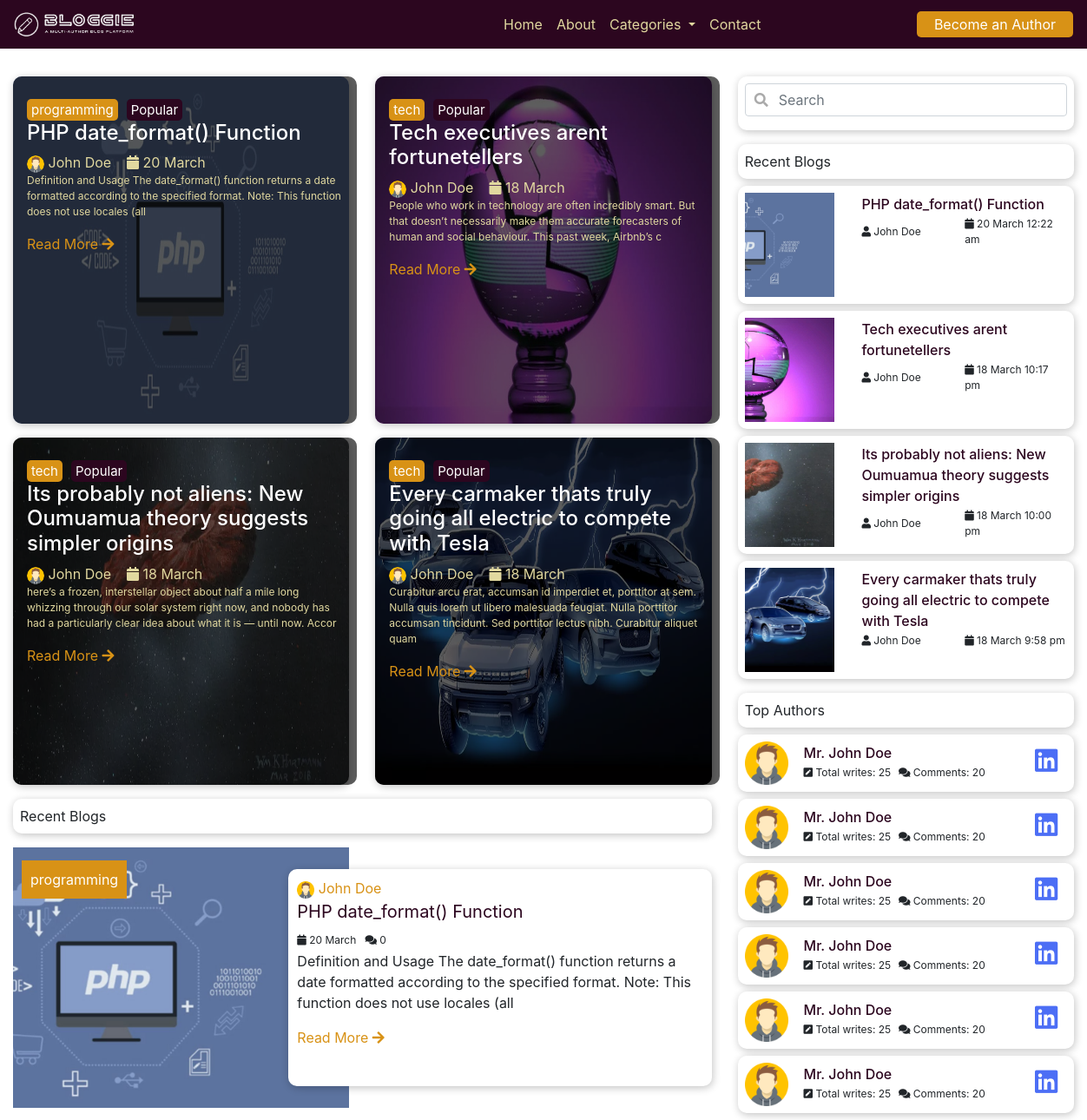
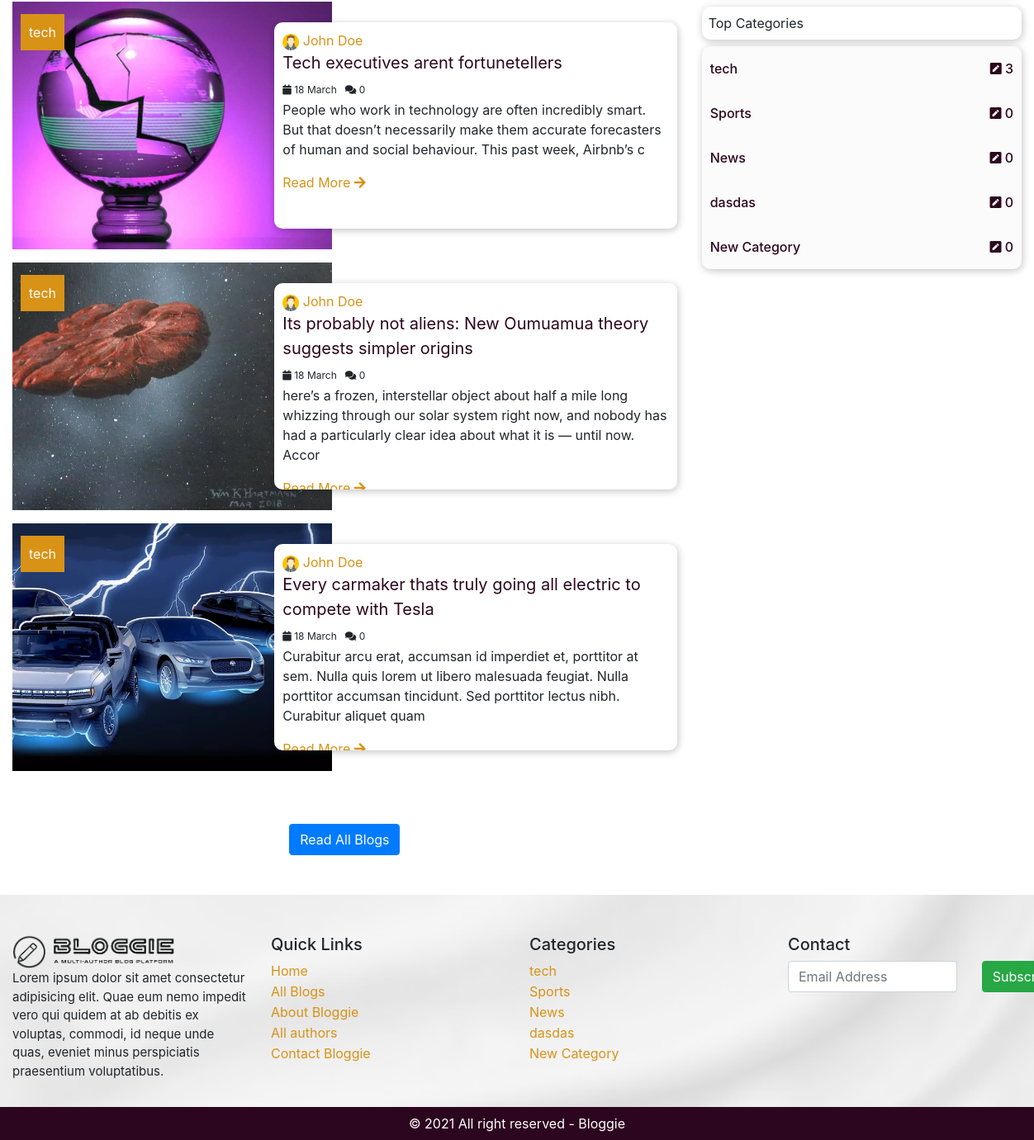
The page / on the database its author committed (2 pictures, top to bottom).
### tables this page shows
CREATE TABLE `posts` (
  `id` int(30) NOT NULL,
  `slug` varchar(100) NOT NULL,
  `tittle` varchar(100) NOT NULL,
  `disc` longtext NOT NULL,
  `image` varchar(100) NOT NULL,
  `category` varchar(100) NOT NULL,
  `category_id` varchar(100) NOT NULL,
  `author_user` varchar(100) NOT NULL,
  `author_id` varchar(100) NOT NULL,
  `comment` int(20) NOT NULL,
  `post_status` varchar(100) NOT NULL,
  `date` datetime NOT NULL DEFAULT current_timestamp()
);

CREATE TABLE `categories` (
  `id` int(100) NOT NULL,
  `slug` varchar(200) NOT NULL,
  `name` varchar(200) NOT NULL,
  `status` varchar(200) NOT NULL,
  `date` date NOT NULL DEFAULT current_timestamp()
);

### index.php (the view, shortened to what this page needs)
<?php include 'header.php' ?>
<div class="container-fluid">
    <div class="p-3"></div>
    <div class="row">
        <div class="col-xl-8">
            <hero-section>
                <div class="row">
                    <?php
                    $topic_query = " SELECT * FROM `posts`  ORDER BY id DESC LIMIT 10";
                    $result = mysqli_query($con, $topic_query);
                    if (mysqli_num_rows($result) > 0) {
                        while ($row = mysqli_fetch_assoc($result)) {
                            $post_id = $row["id"];
                            $topic_name = $row["category"];
                            $post_tittle = $row["tittle"];
                            $post_dsc = $row["disc"];
                            $author_name = $row["author_user"];
                            $post_date = date_create($row["date"]);
                            $post_image = $row["image"];
                    ?>
                            <div class="col-xl-6  mb-3">
                                <div class="widget">
                                    <div class="overlay p-3 ">
                                        <div class="front_content">
                                            <span class="cat_name"><?php echo $topic_name?></span><span class="cat_popular">Popular</span>
                                            <h4><?php echo $post_tittle?></h4>
                                            <span class="top_meta"><img src="uploads/authors/avater.png" alt=""> <?php echo $author_name?> &nbsp;&nbsp;</span> <span class="top_meta"> <i class="fa fa-calendar"></i> <?php echo date_format($post_date, "d F");   ?></span>
                                            <p><?php echo strip_tags(substr($post_dsc, 0, 200)) ; ?> </p>
                                            <a class="read_more" href="post.php?id=<?php echo $post_id ?>">Read More <i class="fas fa-arrow-right"></i></a>
                                        </div>
                                    </div>
                                    <img class="post_image" src="uploads/post__image/<?php echo $post_image?>" alt="">
                                </div>
                            </div>
                    <?php
                        }
                    }
                    ?>
                </div>
            </hero-section>
            <blog-section>
                <div class="widget p-2 mb-3"> Recent Blogs</div>
                <?php
                $topic_query = " SELECT * FROM `posts`  ORDER BY id DESC LIMIT 10";
                $result = mysqli_query($con, $topic_query);
                if (mysqli_num_rows($result) > 0) {
                    while ($row = mysqli_fetch_assoc($result)) {
                        $post_id = $row["id"];
                        $topic_name = $row["category"];
                        $post_tittle = $row["tittle"];
                        $post_dsc = $row["disc"];
                        $author_name = $row["author_user"];
                        $post_date = date_create($row["date"]);
                        $post_image = $row["image"];
                        $commments = $row["comment"];
                ?>
                        <div class=" mb-3">
                            <div class="row ">
                                <div class="col-xl-6">
                                    <a href="">
                                        <div class="row_category"><?php echo $topic_name ?></div>
                                    </a>
                                    <img class="row-image" src="uploads/post__image/<?php echo $post_image ?>" alt="">
                                </div>
                                <div class="col-xl-6">
                                    <div class="content_widget widget">
                                        <div class="content">
                                            <a href="#">
                                                <div class="row-post-author"><img src="uploads/authors/avater.png" alt=""> <?php echo $author_name ?> </div>
                                            </a>
                                            <a class="blog-tittle" href="">
                                                <div>
                                                    <?php echo $post_tittle ?>
                                                </div>
                                            </a>
                                            <span class="sidebar_meta"><i class="fa fa-calendar"></i> <?php echo date_format($post_date, "d F");   ?> &nbsp; <i class="fa fa-comments"></i> <?php echo $commments ?> </span>
                                            <p class="post_exc"><?php echo strip_tags(substr($post_dsc, 0, 200)) ;?> </p>
                                            <a class="read_more" href="post.php?id=<?php echo $post_id ?>">Read More <i class="fas fa-arrow-right"></i></a>
                                        </div>
                                    </div>
                                </div>
                            </div>
                        </div>
                <?php
                    }
                }
                ?>
            </blog-section>
            <All-blog-btn-section>
                <div class="container">
                    <div class="text-center p-5">
                        <a name="" id="" class="btn btn-primary" href="blogs.php" role="button">Read All Blogs</a>
                    </div>
                </div>
            </All-blog-btn-section>
        </div>
        <div class="col-xl-4">
            <div class="widget pt-2 pl-2 pr-2 ">
                <form action="search.php" method="GET">
                    <div class="form-group has-search">
                        <input type="text" class="form-control" placeholder="Search">
                    </div>
                </form>
            </div>
            <div class="widget mt-3 p-2"> Recent Blogs</div>
            <?php
            $topic_query = " SELECT * FROM `posts`  ORDER BY id DESC";
            $result = mysqli_query($con, $topic_query);
            if (mysqli_num_rows($result) > 0) {
                while ($row = mysqli_fetch_assoc($result)) {
                    $post_id = $row["id"];
                    $post_tittle = $row["tittle"];
                    $author_name = $row["author_user"];
                    $post_date = date_create($row["date"]);
                    $post_image = $row["image"];
            ?>
                    <div class="mt-2 p-2 widget">
                        <div class="row">
                            <div class="col-4">
                                <img height="120px" width="100%" class="image_fit image_scroll" src="uploads/post__image/<?php echo $post_image ?>" alt="">
                            </div>
                            <div class="col-8">
                                <table style="width: 100%;">
                                    <tbody>
                                        <tr>
                                            <td colspan="2"><a class="sidebar__heading" href="post.php?id=<?php echo $post_id ?>"><?php echo $post_tittle ?></a> </td>
                                        </tr>
                                        <tr class="sidebar_meta">
                                            <td style="width: 50%;"><i class="fas fa-user"></i> <?php echo $author_name ?> &nbsp;</td>
                                            <td style="width: 50%;"> <i class="fa fa-calendar"></i> <?php echo date_format($post_date, "d F g:i a");   ?></td>
                                        </tr>
                                    </tbody>
                                </table>
                            </div>
                        </div>
                    </div>
            <?php
                }
            }
            ?>
            <div class="sticky-sidebar">
                <div class="widget mt-3 p-2">Top Authors </div>
                <?php
                for ($i = 0; $i < 6; $i++) {
                ?>
                    <div class="mt-2 p-2 widget">
                        <div class="row">
                            <div class="col-2">
                                <img max-height="50px" width="50px" class="image_fit image_scroll" src="uploads/authors/avater.png" alt="">
                            </div>
                            <div class="col-8">
                                <table>
                                    <tbody>
                                        <tr>
                                            <td colspan="2"><a class="sidebar__heading" href="">Mr. John Doe</a> </td>
                                        </tr>
                                        <tr class="sidebar_meta">
                                            <td style="width: 50%;"><i class="fas fa-pen-square"></i> Total writes: 25 &nbsp;</td>
                                            <td style="width: 50%;"> <i class="fa fa-comments"></i> Comments: 20</td>
                                        </tr>
                                    </tbody>
                                </table>
                            </div>
                            <div class="col-2">
                                <a class="sidebar_social" href=""><i class="fab fa-linkedin"></i></a>
                            </div>
                        </div>
                    </div>
                <?php
                }
                ?>
                <div class="widget mt-3 p-2">Top Categories </div>
                <div class="mt-2  widget transparent">
                    <?php
                    $topic_query = " SELECT * FROM `categories`  ORDER BY id DESC LIMIT 6";
                    $result = mysqli_query($con, $topic_query);
                    if (mysqli_num_rows($result) > 0) {
                        while ($row = mysqli_fetch_assoc($result)) {
                            $topic_id = $row["id"];
                            $topic_name = $row["name"];
                    ?>
                            <a href="categories.php?id=<?php echo $topic_id ?>">
                                <div class="sidebar__heading d-flex  justify-content-between sidebar_box">
                                    <div> <?php echo $topic_name ?></div>
                                    <div><i class="fas fa-pen-square"></i> <?php
                                                                            $query2 = mysqli_query($con, "select * from `posts` where category_id='$topic_id'");
                                                                            echo "  " . mysqli_num_rows($query2) . "";
                                                                            ?></div>
                                </div>
                            </a>
                    <?php
                        }
                    }
                    ?>
                </div>
                <div class="p-5"></div>
            </div>
        </div>
    </div>
</div>
<?php include 'footer.php'; ?>

### footer.php (shortened to what this page needs)
<footer-section>
    <div class="footer-area pt-5 pb-3">
        <div class="container-fluid">
            <div class="row">
                <div class="col-xl-3">
                    <div class="footer-content">
                        <img width="70%" src="uploads/theme/logo-dark.png" alt="">
                        <p>Lorem ipsum dolor sit amet consectetur adipisicing elit. Quae eum nemo impedit vero qui quidem at ab debitis ex voluptas, commodi, id neque unde quas, eveniet minus perspiciatis praesentium voluptatibus.</p>
                    </div>
                </div>
                <div class="col-xl-3">
                    <div class="footer-content">
                        <h5>Quick Links</h5>
                            <li><a href="">Home</a></li>
                            <li><a href="">All Blogs</a></li>
                            <li><a href="">About Bloggie</a></li>
                            <li><a href="">All authors</a></li>
                            <li><a href="">Contact Bloggie</a></li>
                    </div>
                </div>
                <div class="col-xl-3">
                    <div class="footer-content">
                        <h5>Categories</h5>
                            <?php
                            $topic_query = " SELECT * FROM `categories`  ORDER BY id DESC LIMIT 6";
                            $result = mysqli_query($con, $topic_query);
                            if (mysqli_num_rows($result) > 0) {
                                while ($row = mysqli_fetch_assoc($result)) {
                                    $topic_id = $row["id"];
                                    $topic_name = $row["name"];
                            ?>
                                    <li><a href="categories.php?id=<?php echo $topic_id?>"><?php echo $topic_name ?></a></li>
                            <?php
                                }
                            }
                            ?>
                    </div>
                </div>
                <div class="col-xl-3">
                    <div class="footer-content">
                        <h5>Contact</h5>
                        <div class="subscribe">
                            <div class="">
                                <form action="" method="post">
                                    <div class="row">
                                        <div class="col-9">
                                            <input type="email" class="form-control" name="" id="" aria-describedby="emailHelpId" placeholder="Email Address" required>
                                        </div>
                                        <div class="col-3">
                                            <button type="submit" class="btn btn-success">Subscribe</button>
                                        </div>
                                    </div>
                                </form>
                            </div>
                        </div>
                    </div>
                </div>
            </div>
        </div>
    </div>
    <div class="copyright-area">
        <div class="p-2 text-white  m-0 text-center">
            &copy; <?php echo date("Y"); ?> All right reserved - Bloggie
        </div>
    </div>
</footer-section>
</body>
</html>

### rows shown on the page
posts: category "programming", tittle "PHP date_format() Function", author_user "John Doe", date "20 March", disc "Definition and Usage The date_format() function returns a date formatted according to the specified format. Note: This function does not use locales (all", image (picture), comment "0", date "20 March 12:22 am"
posts: category "tech", tittle "Tech executives arent fortunetellers", author_user "John Doe", date "18 March", disc "People who work in technology are often incredibly smart. But that doesn’t necessarily make them accurate forecasters of human and social behaviour. This past week, Airbnb’s c", image (picture), comment "0", date "18 March 10:17 pm"
posts: category "tech", tittle "Its probably not aliens: New Oumuamua theory suggests simpler origins", author_user "John Doe", date "18 March", disc "here’s a frozen, interstellar object about half a mile long whizzing through our solar system right now, and nobody has had a particularly clear idea about what it is — until now. Accor", image (picture), comment "0", date "18 March 10:00 pm"
posts: category "tech", tittle "Every carmaker thats truly going all electric to compete with Tesla", author_user "John Doe", date "18 March", disc "Curabitur arcu erat, accumsan id imperdiet et, porttitor at sem. Nulla quis lorem ut libero malesuada feugiat. Nulla porttitor accumsan tincidunt. Sed porttitor lectus nibh. Curabitur aliquet quam", image (picture), comment "0", date "18 March 9:58 pm"
categories: name "tech", mysqli_num_rows($query2) "3"
categories: name "Sports", mysqli_num_rows($query2) "0"
categories: name "News", mysqli_num_rows($query2) "0"
categories: name "dasdas", mysqli_num_rows($query2) "0"
categories: name "New Category", mysqli_num_rows($query2) "0"
